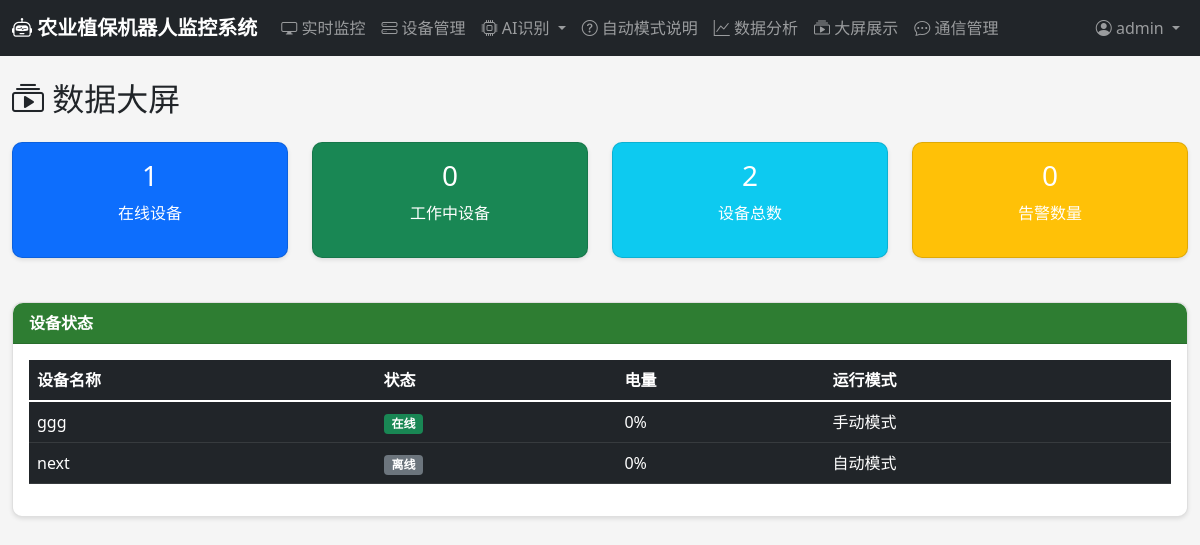
Screenshot of /data/big-screen/ (signed in) with the database file from the repository.
### users/models.py (models this page shows, shortened)
class User(AbstractUser):
    ROLE_CHOICES = [
        ('admin', '管理员'),
        ('operator', '操作员'),
        ('viewer', '查看者'),
    ]
    role = models.CharField(max_length=20, choices=ROLE_CHOICES, default='viewer', verbose_name='角色')
    phone = models.CharField(max_length=20, blank=True, verbose_name='手机号')
    avatar = models.ImageField(upload_to='avatars/', blank=True, verbose_name='头像')
    created_at = models.DateTimeField(auto_now_add=True, verbose_name='创建时间')
    last_login_ip = models.GenericIPAddressField(blank=True, null=True, verbose_name='最后登录IP')
    class Meta:
        verbose_name = '用户'
        verbose_name_plural = '用户'

### devices/models.py (models this page shows, shortened)
class RobotDevice(models.Model):
    STATUS_CHOICES = [
        ('online', '在线'),
        ('offline', '离线'),
        ('working', '工作中'),
        ('charging', '充电中'),
        ('error', '故障'),
    ]
    RUN_MODE_CHOICES = [
        ('auto', '自动模式'),
        ('manual', '手动模式'),
        ('scheduled', '定时任务模式'),
    ]
    device_id = models.CharField(max_length=100, unique=True, verbose_name='设备唯一标识')
    name = models.CharField(max_length=100, verbose_name='设备名称')
    model = models.CharField(max_length=100, blank=True, verbose_name='型号')
    manufacturer = models.CharField(max_length=100, blank=True, verbose_name='制造商')
    serial_number = models.CharField(max_length=100, blank=True, verbose_name='序列号')
    status = models.CharField(max_length=20, choices=STATUS_CHOICES, default='offline', verbose_name='状态')
    run_mode = models.CharField(max_length=20, choices=RUN_MODE_CHOICES, default='auto', verbose_name='运行模式')
    battery_level = models.IntegerField(default=0, verbose_name='电量百分比')
    location_lat = models.DecimalField(max_digits=10, decimal_places=6, null=True, blank=True, verbose_name='纬度')
    location_lng = models.DecimalField(max_digits=10, decimal_places=6, null=True, blank=True, verbose_name='经度')
    spray_rate = models.FloatField(default=1.0, verbose_name='喷洒速率(L/min)')
    patrol_interval = models.IntegerField(default=60, verbose_name='巡检间隔(分钟)')
    obstacle_avoidance_sensitivity = models.IntegerField(default=50, verbose_name='避障灵敏度')
    last_heartbeat = models.DateTimeField(null=True, blank=True, verbose_name='最后心跳时间')
    registered_at = models.DateTimeField(auto_now_add=True, verbose_name='注册时间')
    owner = models.ForeignKey(settings.AUTH_USER_MODEL, on_delete=models.CASCADE, related_name='owned_devices', verbose_name='所有者')
    class Meta:
        verbose_name = '机器人设备'
        verbose_name_plural = '机器人设备'
        ordering = ['-registered_at']

### data_analysis/views.py (the view)
# urls.py: path('big-screen/', views.big_screen, name='big_screen'),
@login_required
def big_screen(request):
    latest_metrics = DashboardMetrics.objects.order_by('-date').first()
    devices = RobotDevice.objects.all()
    online_count = devices.filter(status__in=['online', 'working']).count()
    working_count = devices.filter(status='working').count()
    return render(request, 'data_analysis/big_screen.html', {
        'metrics': latest_metrics,
        'devices': devices,
        'online_count': online_count,
        'working_count': working_count,
    })

### templates/data_analysis/big_screen.html (shortened to what this page needs)
{% extends 'base.html' %}
{% block content %}
<h2 class="mb-4"><i class="bi bi-collection-play"></i> 数据大屏</h2>
<div class="row">
    <div class="col-md-3">
        <div class="card bg-primary text-white">
            <div class="card-body text-center">
                <h3>{{ online_count }}</h3>
                <p>在线设备</p>
            </div>
        </div>
    </div>
    <div class="col-md-3">
        <div class="card bg-success text-white">
            <div class="card-body text-center">
                <h3>{{ working_count }}</h3>
                <p>工作中设备</p>
            </div>
        </div>
    </div>
    <div class="col-md-3">
        <div class="card bg-info text-white">
            <div class="card-body text-center">
                <h3>{{ devices.count }}</h3>
                <p>设备总数</p>
            </div>
        </div>
    </div>
    <div class="col-md-3">
        <div class="card bg-warning text-white">
            <div class="card-body text-center">
                <h3>0</h3>
                <p>告警数量</p>
            </div>
        </div>
    </div>
</div>
<div class="row mt-4">
    <div class="col-md-12">
        <div class="card">
            <div class="card-header">设备状态</div>
            <div class="card-body">
                {% if devices %}
                <table class="table table-dark">
                    <thead>
                        <tr>
                            <th>设备名称</th>
                            <th>状态</th>
                            <th>电量</th>
                            <th>运行模式</th>
                        </tr>
                    </thead>
                    <tbody>
                        {% for device in devices %}
                        <tr>
                            <td>{{ device.name }}</td>
                            <td>
                                <span class="badge bg-{% if device.status == 'online' %}success{% elif device.status == 'working' %}info{% else %}secondary{% endif %}">
                                    {{ device.get_status_display }}
                                </span>
                            </td>
                            <td>{{ device.battery_level }}%</td>
                            <td>{{ device.get_run_mode_display }}</td>
                        </tr>
                        {% endfor %}
                    </tbody>
                </table>
                {% else %}
                <p class="text-muted text-center">暂无设备</p>
                {% endif %}
            </div>
        </div>
    </div>
</div>
{% endblock %}

### templates/base.html (shortened to what this page needs)
{% load static %}
<!DOCTYPE html>
<html lang="zh-CN">
<head>
    <link href="https://cdn.jsdelivr.net/npm/bootstrap@5.1.3/dist/css/bootstrap.min.css" rel="stylesheet">
    <link rel="stylesheet" href="https://cdn.jsdelivr.net/npm/bootstrap-icons@1.8.1/font/bootstrap-icons.css">
    <link rel="stylesheet" href="{% static 'css/style.css' %}">
</head>
<body>
    {% if user.is_authenticated %}
    <nav class="navbar navbar-expand-lg navbar-dark bg-dark">
        <div class="container-fluid">
            <a class="navbar-brand" href="/dashboard/">
                <i class="bi bi-robot"></i> 农业植保机器人监控系统
            </a>
            <div class="collapse navbar-collapse" id="navbarNav">
                <ul class="navbar-nav me-auto">
                    <li class="nav-item">
                        <a class="nav-link" href="{% url 'monitoring:monitoring_dashboard' %}">
                            <i class="bi bi-display"></i> 实时监控
                        </a>
                    </li>
                    <li class="nav-item">
                        <a class="nav-link" href="{% url 'devices:device_list' %}">
                            <i class="bi bi-hdd-stack"></i> 设备管理
                        </a>
                    </li>
                    <li class="nav-item dropdown">
                        <a class="nav-link dropdown-toggle" href="#" id="aiDropdown" data-bs-toggle="dropdown">
                            <i class="bi bi-cpu"></i> AI识别
                        </a>
                    </li>
                    <li class="nav-item">
                        <a class="nav-link" href="{% url 'monitoring:auto_mode_info' %}">
                            <i class="bi bi-question-circle"></i> 自动模式说明
                        </a>
                    </li>
                    <li class="nav-item">
                        <a class="nav-link" href="{% url 'data_analysis:data_dashboard' %}">
                            <i class="bi bi-graph-up"></i> 数据分析
                        </a>
                    </li>
                    <li class="nav-item">
                        <a class="nav-link" href="{% url 'data_analysis:big_screen' %}">
                            <i class="bi bi-collection-play"></i> 大屏展示
                        </a>
                    </li>
                    <li class="nav-item">
                        <a class="nav-link" href="{% url 'communication:connection_list' %}">
                            <i class="bi bi-chat-dots"></i> 通信管理
                        </a>
                    </li>
                </ul>
                <ul class="navbar-nav">
                    <li class="nav-item dropdown">
                        <a class="nav-link dropdown-toggle" href="#" id="userDropdown" data-bs-toggle="dropdown">
                            <i class="bi bi-person-circle"></i> {{ user.username }}
                        </a>
                    </li>
                </ul>
            </div>
        </div>
    </nav>
    {% endif %}
    <div class="container-fluid mt-4">
        {% block content %}{% endblock %}
    </div>
</body>
</html>

### static/css/style.css (style rules this page uses)
:root { --primary-color: #2e7d32; --secondary-color: #4caf50; --dark-bg: #1b5e20; --light-bg: #e8f5e9; }
body { font-family: 'Segoe UI', Tahoma, Geneva, Verdana, sans-serif; background-color: #f5f5f5; }
.navbar-brand { font-weight: bold; }
.card { border-radius: 10px; box-shadow: 0 2px 4px rgba(0,0,0,0.1); margin-bottom: 20px; }
.card-header { background-color: var(--primary-color); color: white; font-weight: bold; border-radius: 10px 10px 0 0 !important; }

### rows the page displays
User: username "admin"
RobotDevice: name "ggg", status "在线", battery_level "0", run_mode "手动模式"
RobotDevice: name "next", status "离线", battery_level "0", run_mode "自动模式"

### other values shown
{{ online_count }} "1"
{{ working_count }} "0"
{{ devices.count }} "2"
